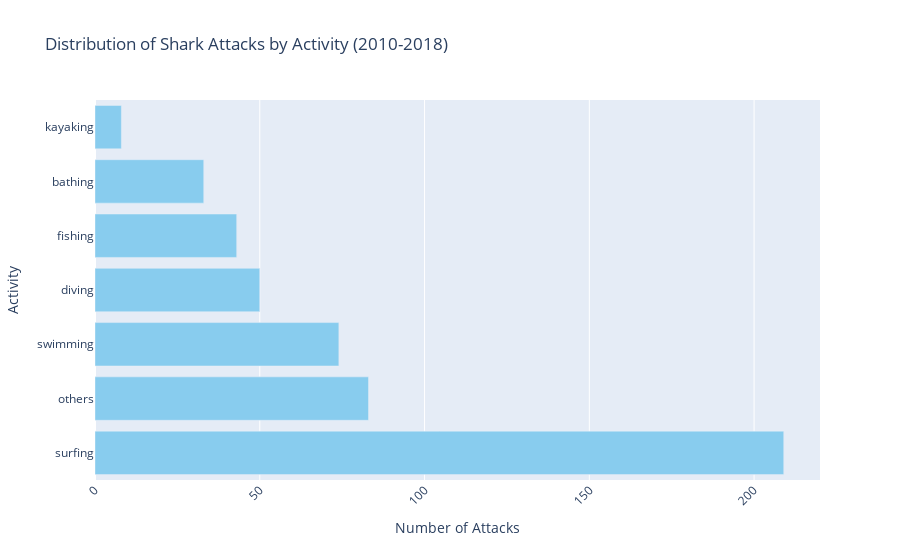

Notebook cell for this chart:
### Markdown cell above
**Surfers are the most vulnerable to attacks:** Sharks find it easier to prey on surfers due to their active movements and proximity to the ocean's surface, making them more accessible targets.

### Code cell
# Filter data for the last 5 years
last_attacks = attacks[attacks['Year'] >= 2010]

# Group attacks by activity and count the occurrences
activity_counts = last_attacks['Activity'].value_counts().reset_index()
activity_counts.columns = ['Activity', 'Number of Attacks']
activity_counts_sorted = activity_counts.sort_values(by='Number of Attacks', ascending=False)

# Create the bar chart
fig = px.bar(activity_counts, y='Activity', x='Number of Attacks', 
             title='Distribution of Shark Attacks by Activity (2010-2018)',
             labels={'Activity': 'Activity', 'Number of Attacks': 'Number of Attacks'},
             template='plotly', # You can change the template if needed
             color_discrete_sequence=px.colors.qualitative.Safe) # Set color palette

# Rotate x-axis labels for better readability
fig.update_layout(xaxis_tickangle=-45)

fig.show()

### Figure 1 — Plotly figure (JSON) as saved in the notebook; plotly's stock layout.template omitted (floating-point values rounded to 4 significant figures)
{"data": [{"alignmentgroup": "True", "hovertemplate": "Number of Attacks=%{x}<br>Activity=%{y}<extra></extra>", "legendgroup": "", "marker": {"color": "rgb(136, 204, 238)", "pattern": {"shape": ""}}, "name": "", "offsetgroup": "", "orientation": "h", "showlegend": false, "textposition": "auto", "type": "bar", "x": [209, 83, 74, 50, 43, 33, 8], "xaxis": "x", "y": ["surfing", "others", "swimming", "diving", "fishing", "bathing", "kayaking"], "yaxis": "y"}], "layout": {"barmode": "relative", "legend": {"tracegroupgap": 0}, "title": {"text": "Distribution of Shark Attacks by Activity (2010-2018)"}, "xaxis": {"anchor": "y", "domain": [0, 1], "tickangle": -45, "title": {"text": "Number of Attacks"}}, "yaxis": {"anchor": "x", "domain": [0, 1], "title": {"text": "Activity"}}}}
